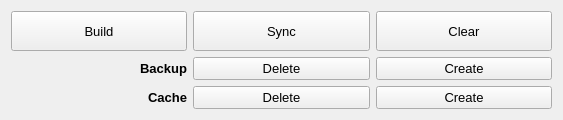
<?xml version="1.0" encoding="UTF-8"?>
<ui version="4.0">
 <class>actionsTabWidget</class>
 <widget class="QWidget" name="actionsTabWidget">
  <property name="geometry">
   <rect>
    <x>0</x>
    <y>0</y>
    <width>563</width>
    <height>120</height>
   </rect>
  </property>
  <property name="minimumSize">
   <size>
    <width>0</width>
    <height>120</height>
   </size>
  </property>
  <property name="windowTitle">
   <string>Form</string>
  </property>
  <layout class="QVBoxLayout" name="verticalLayout">
   <item>
    <widget class="QWidget" name="widget" native="true">
     <layout class="QHBoxLayout" name="horizontalLayout">
      <property name="leftMargin">
       <number>0</number>
      </property>
      <property name="topMargin">
       <number>0</number>
      </property>
      <property name="rightMargin">
       <number>0</number>
      </property>
      <property name="bottomMargin">
       <number>0</number>
      </property>
      <item>
       <widget class="QPushButton" name="buildButton">
        <property name="sizePolicy">
         <sizepolicy hsizetype="Minimum" vsizetype="Expanding">
          <horstretch>0</horstretch>
          <verstretch>0</verstretch>
         </sizepolicy>
        </property>
        <property name="font">
         <font>
          <pointsize>10</pointsize>
          <weight>50</weight>
          <bold>false</bold>
         </font>
        </property>
        <property name="text">
         <string>Build</string>
        </property>
        <property name="flat">
         <bool>false</bool>
        </property>
       </widget>
      </item>
      <item>
       <widget class="QPushButton" name="syncButton">
        <property name="sizePolicy">
         <sizepolicy hsizetype="Minimum" vsizetype="Expanding">
          <horstretch>0</horstretch>
          <verstretch>0</verstretch>
         </sizepolicy>
        </property>
        <property name="font">
         <font>
          <pointsize>10</pointsize>
         </font>
        </property>
        <property name="text">
         <string>Sync</string>
        </property>
       </widget>
      </item>
      <item>
       <widget class="QPushButton" name="clearButton">
        <property name="sizePolicy">
         <sizepolicy hsizetype="Minimum" vsizetype="Expanding">
          <horstretch>0</horstretch>
          <verstretch>0</verstretch>
         </sizepolicy>
        </property>
        <property name="font">
         <font>
          <pointsize>10</pointsize>
         </font>
        </property>
        <property name="text">
         <string>Clear</string>
        </property>
       </widget>
      </item>
     </layout>
    </widget>
   </item>
   <item>
    <widget class="QWidget" name="widget_2" native="true">
     <layout class="QGridLayout" name="gridLayout">
      <property name="leftMargin">
       <number>0</number>
      </property>
      <property name="topMargin">
       <number>0</number>
      </property>
      <property name="rightMargin">
       <number>0</number>
      </property>
      <property name="bottomMargin">
       <number>0</number>
      </property>
      <property name="horizontalSpacing">
       <number>6</number>
      </property>
      <item row="1" column="0">
       <widget class="QLabel" name="cacheActionsLabel">
        <property name="font">
         <font>
          <pointsize>10</pointsize>
          <weight>75</weight>
          <bold>true</bold>
         </font>
        </property>
        <property name="text">
         <string>Cache</string>
        </property>
        <property name="alignment">
         <set>Qt::AlignRight|Qt::AlignTrailing|Qt::AlignVCenter</set>
        </property>
       </widget>
      </item>
      <item row="1" column="1">
       <widget class="QPushButton" name="cacheDeleteButton">
        <property name="sizePolicy">
         <sizepolicy hsizetype="Minimum" vsizetype="Expanding">
          <horstretch>0</horstretch>
          <verstretch>0</verstretch>
         </sizepolicy>
        </property>
        <property name="font">
         <font>
          <pointsize>10</pointsize>
         </font>
        </property>
        <property name="text">
         <string>Delete</string>
        </property>
       </widget>
      </item>
      <item row="0" column="0">
       <widget class="QLabel" name="backupActionsLabel">
        <property name="font">
         <font>
          <pointsize>10</pointsize>
          <weight>75</weight>
          <bold>true</bold>
         </font>
        </property>
        <property name="text">
         <string>Backup</string>
        </property>
        <property name="alignment">
         <set>Qt::AlignRight|Qt::AlignTrailing|Qt::AlignVCenter</set>
        </property>
       </widget>
      </item>
      <item row="0" column="1">
       <widget class="QPushButton" name="backupDeleteButton">
        <property name="sizePolicy">
         <sizepolicy hsizetype="Minimum" vsizetype="Expanding">
          <horstretch>0</horstretch>
          <verstretch>0</verstretch>
         </sizepolicy>
        </property>
        <property name="font">
         <font>
          <pointsize>10</pointsize>
         </font>
        </property>
        <property name="text">
         <string>Delete</string>
        </property>
       </widget>
      </item>
      <item row="0" column="2">
       <widget class="QPushButton" name="backupCreateButton">
        <property name="sizePolicy">
         <sizepolicy hsizetype="Minimum" vsizetype="Expanding">
          <horstretch>0</horstretch>
          <verstretch>0</verstretch>
         </sizepolicy>
        </property>
        <property name="font">
         <font>
          <pointsize>10</pointsize>
         </font>
        </property>
        <property name="text">
         <string>Create</string>
        </property>
       </widget>
      </item>
      <item row="1" column="2">
       <widget class="QPushButton" name="cacheCreateButton">
        <property name="sizePolicy">
         <sizepolicy hsizetype="Minimum" vsizetype="Expanding">
          <horstretch>0</horstretch>
          <verstretch>0</verstretch>
         </sizepolicy>
        </property>
        <property name="font">
         <font>
          <pointsize>10</pointsize>
         </font>
        </property>
        <property name="text">
         <string>Create</string>
        </property>
       </widget>
      </item>
     </layout>
    </widget>
   </item>
  </layout>
 </widget>
 <resources/>
 <connections/>
</ui>
